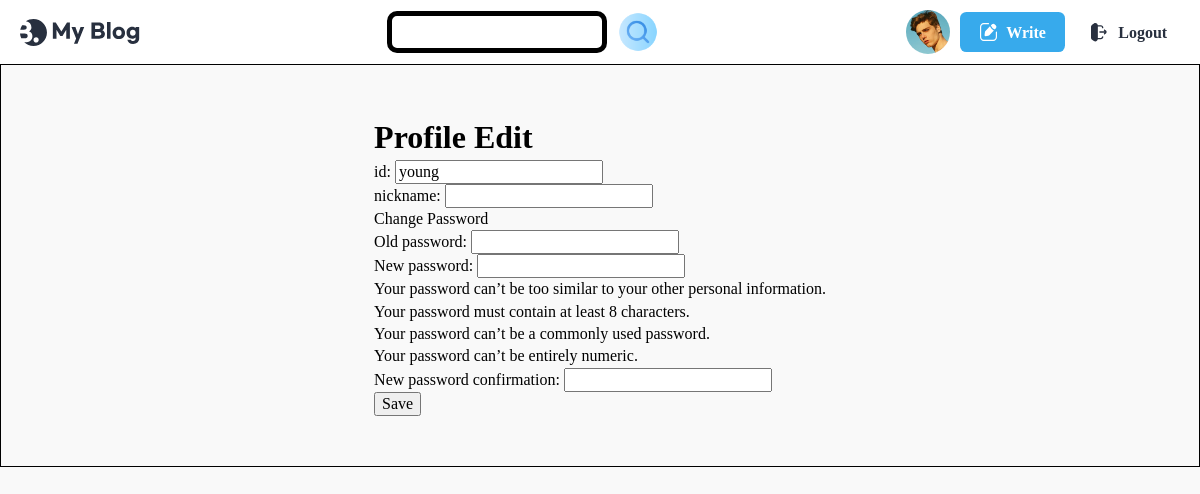
/user/edit/young/, run on an earlier commit of the app's database.
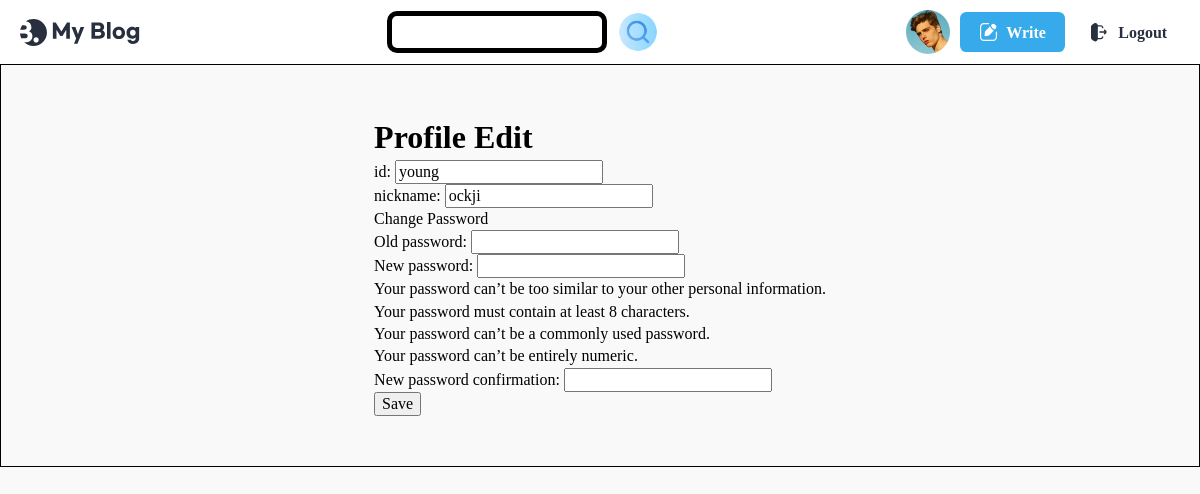
And on a later commit of the database.
### user/models.py (models this page shows)
class User(AbstractUser):
    nickname = models.CharField(max_length=50, blank=True, null=True)

### user/views.py (the view, shortened to what this page needs)
# urls.py: path('edit/<str:username>/', views.ProfileEdit.as_view(), name='user_edit'),
class ProfileEdit(View):
    def get(self, request, username):
        user = get_object_or_404(User, username=username)
        form = ProfileEditForm(instance=user)
        password_change_form = PasswordChangeForm(user=request.user)
        context = {
            'user': user,
            'form': form,
            'password_change_form': password_change_form
        }
        return render(request, 'user/user_profile_edit.html', context)

### user/forms.py
class ProfileEditForm(UserChangeForm):
    class Meta:
        model = User
        fields = ['username', 'nickname', 'password']

### user/templates/user/user_profile_edit.html (shortened to what this page needs)
{% load static %}
<!DOCTYPE html>
<html lang="en">
  <head>
		<link rel="stylesheet" href="{% static 'css/reset.css' %}" />
		<link rel="stylesheet" as="style" crossorigin href="https://cdn.jsdelivr.net/gh/orioncactus/pretendard/dist/web/static/pretendard.css" />
		<link rel="stylesheet" href="{% static 'css/global.css' %}" />
		<link rel="stylesheet" href="{% static 'css/header.css' %}" />
		<link rel="stylesheet" href="{% static 'css/footer.css' %}" />
		<link rel="stylesheet" href="{% static 'css/about.css' %}" />
		<link rel="stylesheet" href="{% static 'css/button.css' %}" />
		<link rel="stylesheet" href="{% static 'css/banner.css' %}" />
		<link rel="stylesheet" href="{% static 'css/category.css' %}" />
		<link rel="stylesheet" href="{% static 'css/author.css' %}" />
		<link rel="stylesheet" href="{% static 'css/post.css' %}" />
		<link rel="stylesheet" href="{% static 'css/posts.css' %}" />
		<link rel="stylesheet" href="{% static 'css/main.css' %}" />
</head>
<body>
  <header>
    <div class="max-width">
      <h1>
        <a href="{% url 'blog:list' %}">
          <img src="{% static 'assets/Logo.svg' %}" alt="My Blog" />
        </a>
      </h1>
      <form action="{% url 'blog:search' %}" method="get">
      <div class="search-box">
            <input class="search" type="text" name="search">
            <button type="submit" class="search-btn">
                <img class="search-icon" src="{% static 'assets/search.png' %}" alt="search">
            </button>
        </form>
      </div>
      <ul>
        <li class="profile-img">
          <a href="#">
            <img src="{% static 'assets/profile.jpg' %}" alt="My Page" />
          </a>
        </li>
        <li>
          <a href="{% url 'blog:write' %}" class="button">
            <img src="{% static 'assets/icon-modify-white.svg' %}" alt="" />
            <span>Write</span>
          </a>
        </li>
        {% block content %}
        {% if user.is_authenticated %}
        <li>
          <a href="{% url 'user:logout' %}" class="button white">
            <img src="{% static 'assets/icon-logout.svg' %}" alt="" />
            <span>Logout</span>
          </a>
        </li>
        {% endif %}
      </ul>
  </header>
  <div class="profile-box">
    <div class="profile-content">
      <h2 class="profile-title">Profile Edit</h2>
      <form method="POST">
        <p>id: {{ form.username }}</p>
        <p>nickname: {{ form.nickname }}</p>
        <h3>Change Password</h3>
        {{ password_change_form.as_p }}
        <button type="submit">Save</button>
      </form>
    </div>
    {% endblock %}
  </div>
</body>
</html>

What changed in the data, as far as the page shows it:
changed User "young": nickname (not shown) → "ockji"
